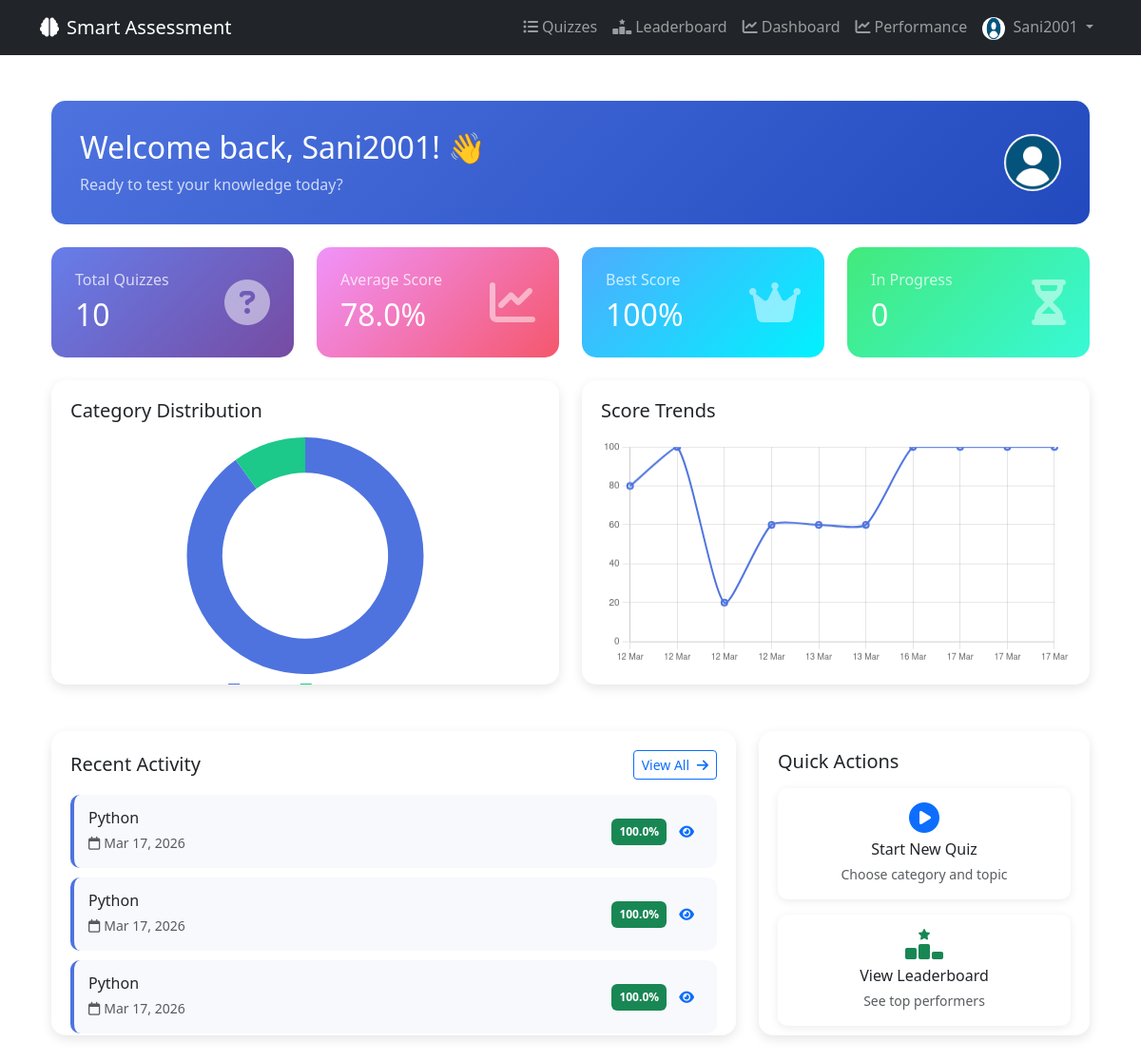
/users/dashboard/ (signed in), run on an earlier commit of the app's database.
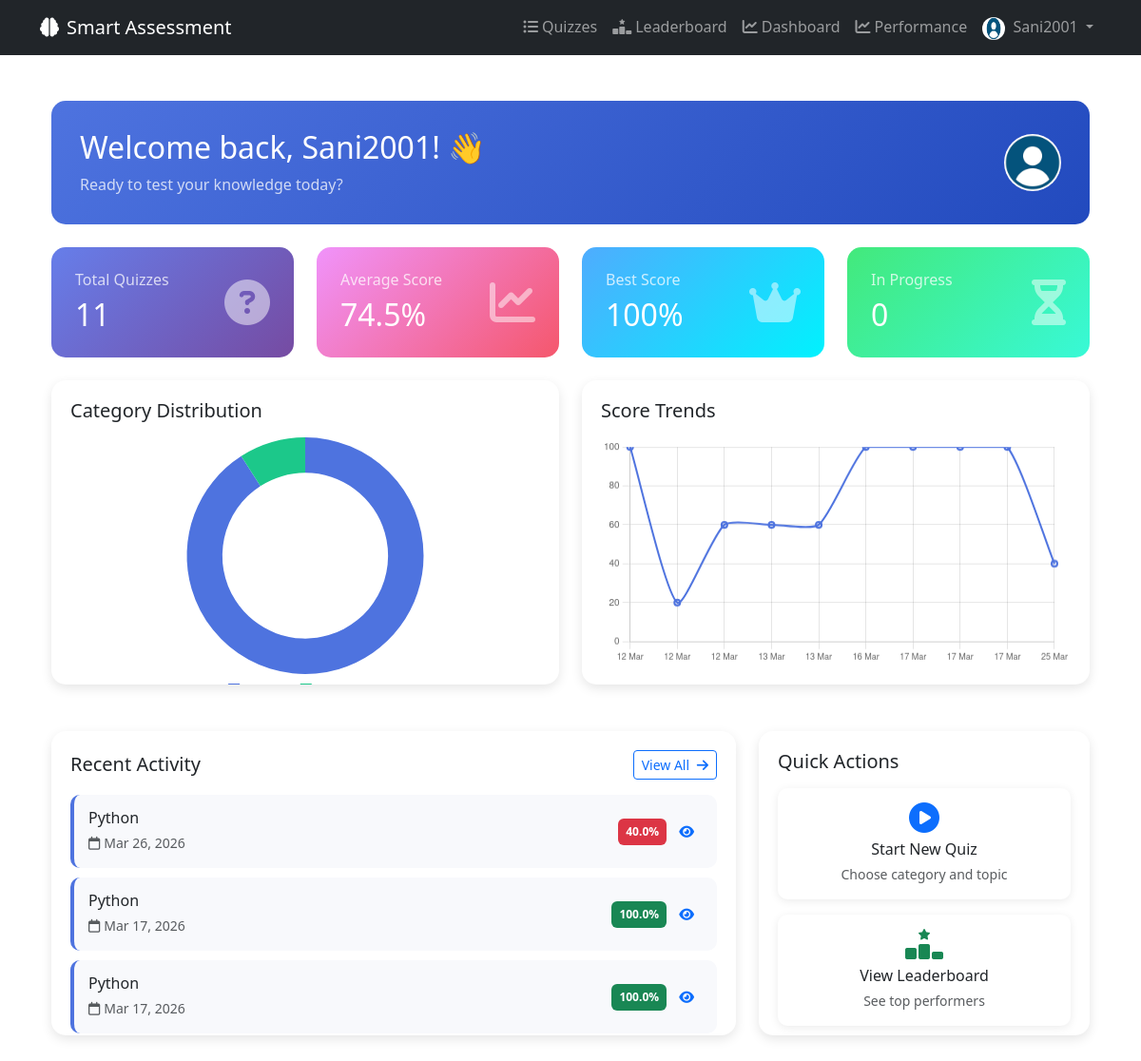
And on a later commit of the database.
### quiz/models.py (models this page shows, shortened)
class QuizResult(models.Model):
    user = models.ForeignKey(User, on_delete=models.CASCADE)
    quiz = models.ForeignKey(Quiz, on_delete=models.CASCADE)
    total_questions = models.IntegerField()
    correct_answers = models.IntegerField()
    score_percent = models.FloatField()
    is_pass = models.BooleanField(default=False)
    total_time_taken = models.IntegerField(default=0)  # seconds
    attempt_number = models.IntegerField(default=1)  # Track attempt number
    quiz_topic = models.CharField(max_length=200, blank=True)  # Store topic name for grouping
    difficulty = models.CharField(max_length=20, default='medium')  # Store difficulty
    created_at = models.DateTimeField(auto_now_add=True)
    class Meta:
        ordering = ['-created_at']

class Quiz(models.Model):
    subcategory = models.ForeignKey(SubCategory, on_delete=models.CASCADE, related_name='quizzes')
    difficulty = models.CharField(max_length=20, default='medium')
    question_count = models.PositiveIntegerField(default=10)
    timer_enabled = models.BooleanField(default=False)
    timer_duration_seconds = models.PositiveIntegerField(default=0)
    created_at = models.DateTimeField(auto_now_add=True)
    status = models.CharField(max_length=20, choices=[('in_progress', 'In Progress'), ('completed', 'Completed'), ('abandoned', 'Abandoned')], default='in_progress')
    last_accessed = models.DateTimeField(auto_now=True)
    current_question_index = models.PositiveIntegerField(default=0)

class SubCategory(models.Model):
    category = models.ForeignKey(
        Category,
        on_delete=models.CASCADE,
        related_name='subcategories'
    )
    name = models.CharField(max_length=100)
    description = models.TextField(blank=True)
    class Meta:
        unique_together = ('category', 'name')
        ordering = ['name']

### users/views.py (the view)
# urls.py: path('dashboard/', views.dashboard, name='dashboard'),
@login_required
def dashboard(request):
    quiz_results = QuizResult.objects.filter(user=request.user).select_related(
        'quiz', 'quiz__subcategory', 'quiz__subcategory__category'
    ).order_by('-created_at')
    total_quizzes = quiz_results.count()
    avg_score = quiz_results.aggregate(Avg('score_percent'))['score_percent__avg'] or 0
    best_score = quiz_results.aggregate(Max('score_percent'))['score_percent__max'] or 0
    category_stats = {}
    for result in quiz_results:
        cat_name = result.quiz.subcategory.category.name
        category_stats[cat_name] = category_stats.get(cat_name, 0) + 1
    sorted_categories = sorted(category_stats.items(), key=lambda x: x[1], reverse=True)
    top_categories = sorted_categories[:6]
    others_count = sum(count for _, count in sorted_categories[6:])
    if others_count > 0:
        top_categories.append(('Others', others_count))
    category_labels = [cat for cat, _ in top_categories]
    category_data = [count for _, count in top_categories]
    recent_results = list(quiz_results[:10])
    recent_results.reverse()  # Show oldest to newest
    trend_dates = []
    trend_scores = []
    for result in recent_results:
        trend_dates.append(result.created_at.strftime('%d %b'))
        trend_scores.append(round(result.score_percent))
    recent_activity = quiz_results[:5]
    incomplete_quizzes = Quiz.objects.filter(
        status='in_progress'
    ).exclude(
        quizresult__user=request.user
    ).count()
    context = {
        'total_quizzes': total_quizzes,
        'avg_score': round(avg_score, 1),
        'best_score': round(best_score),
        'category_labels': json.dumps(category_labels),
        'category_data': json.dumps(category_data),
        'trend_dates': json.dumps(trend_dates),
        'trend_scores': json.dumps(trend_scores),
        'recent_activity': recent_activity,
        'incomplete_quizzes': incomplete_quizzes,
    }
    return render(request, 'users/dashboard.html', context)

### templates/users/dashboard.html (shortened to what the changed rows need)
{% extends 'base.html' %}
{% load static %}
{% block content %}
<div class="container-fluid py-4">
    <div class="row mb-4">
        <div class="col-12">
            <div class="welcome-box">
                <div class="d-flex justify-content-between align-items-center">
                    <div>
                        <h2 class="mb-2">Welcome back, {{ user.username }}! 👋</h2>
                    </div>
                </div>
            </div>
        </div>
    </div>
    <div class="row g-4 mb-4">
        <div class="col-md-3">
            <div class="stat-card stat1">
                <div class="d-flex justify-content-between align-items-center">
                    <div>
                        <h6 class="opacity-75 mb-2">Total Quizzes</h6>
                        <h2 class="mb-0">{{ total_quizzes }}</h2>
                    </div>
                </div>
            </div>
        </div>
        <div class="col-md-3">
            <div class="stat-card stat2">
                <div class="d-flex justify-content-between align-items-center">
                    <div>
                        <h6 class="opacity-75 mb-2">Average Score</h6>
                        <h2 class="mb-0">{{ avg_score }}%</h2>
                    </div>
                </div>
            </div>
        </div>
        <div class="col-md-3">
            <div class="stat-card stat3">
                <div class="d-flex justify-content-between align-items-center">
                    <div>
                        <h2 class="mb-0">{{ best_score }}%</h2>
                    </div>
                </div>
            </div>
        </div>
        <div class="col-md-3">
            <div class="stat-card stat4">
                <div class="d-flex justify-content-between align-items-center">
                    <div>
                        <h2 class="mb-0">{{ incomplete_quizzes }}</h2>
                    </div>
                </div>
            </div>
        </div>
    </div>
    <div class="row mb-4">
        <div class="col-md-6">
            <div class="chart-container">
                <h5 class="mb-3">Category Distribution</h5>
                <canvas id="categoryChart" height="250"></canvas>
            </div>
        </div>
        <div class="col-md-6">
            <div class="chart-container">
                <h5 class="mb-3">Score Trends</h5>
                <canvas id="trendChart" height="300"></canvas>
            </div>
        </div>
    </div>
    <div class="row">
        <div class="col-md-8">
            <div class="chart-container">
                {% if recent_activity %}
                    {% for result in recent_activity %}
                    <div class="activity-item">
                        <div class="d-flex justify-content-between align-items-center">
                            <div>
                                <h6 class="mb-1">{{ result.quiz.subcategory.name }}</h6>
                                <small class="text-muted">
                                    <i class="fa-regular fa-calendar me-1"></i>{{ result.created_at|date:"M d, Y" }}
                                </small>
                            </div>
                            <div class="text-end">
                                <span class="badge {% if result.is_pass %}bg-success{% else %}bg-danger{% endif %} p-2">
                                    {{ result.score_percent|floatformat:1 }}%
                                </span>
                                <a href="{% url 'quiz:quiz_results' result.id %}" class="btn btn-sm btn-link">
                                    <i class="fa-solid fa-eye"></i>
                                </a>
                            </div>
                        </div>
                    </div>
                    {% endfor %}
                {% else %}
                    <p class="text-muted text-center py-4">No quiz attempts yet. Start your first quiz!</p>
                {% endif %}
            </div>
        </div>
    </div>
</div>
{% endblock %}

What changed in the data, as far as the page shows it:
no longer on this page (row unchanged): QuizResult: quiz.subcategory.name "Python", created_at "Mar 17, 2026", score_percent "100.0"
added QuizResult: quiz.subcategory.name "Python", created_at "Mar 26, 2026", score_percent "40.0", is_pass False (drawn)
Also different on the page:
{{ total_quizzes }}: "10" → "11"
{{ avg_score }}: "78.0" → "74.5"
chart data {{ category_data|safe }}: [9, 1] → [10, 1]
chart data {{ trend_scores|safe }}: [80, 100, 20, 60, 60, 60, 100, 100, 100, 100] → [100, 20, 60, 60, 60, 100, 100, 100, 100, 40]
